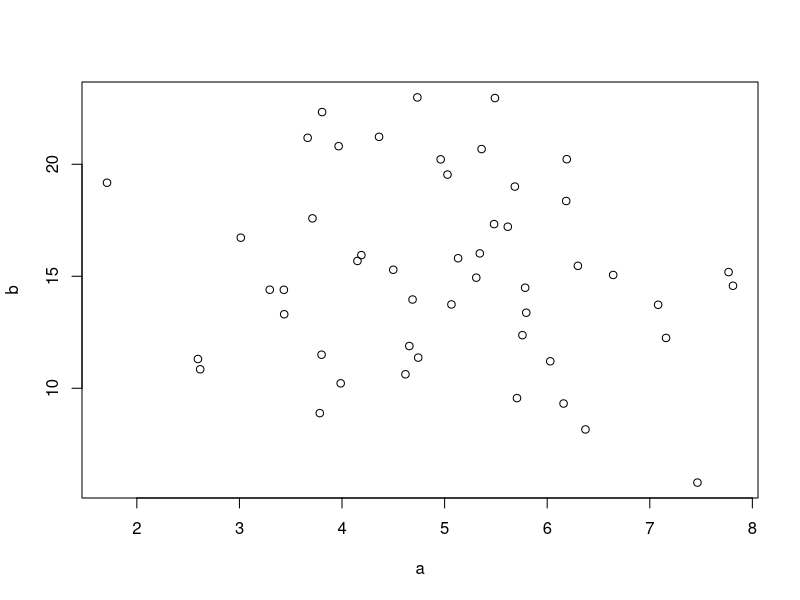
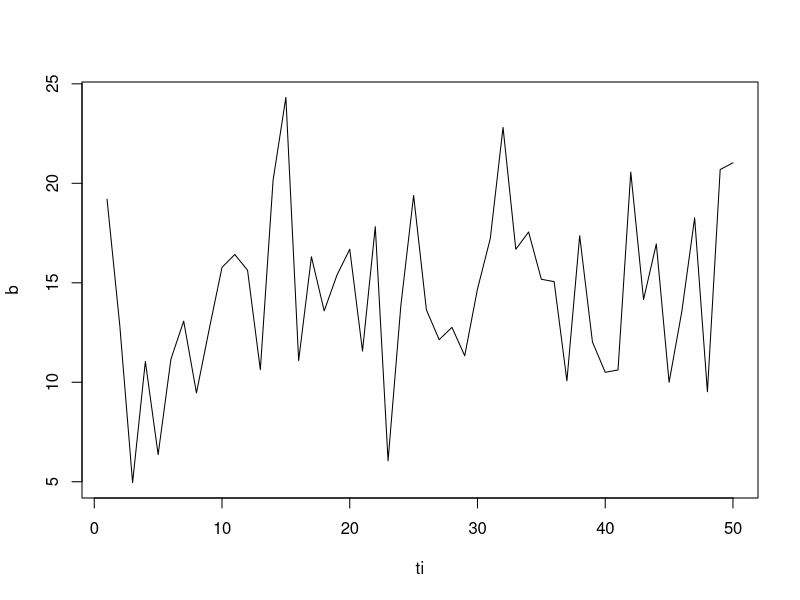
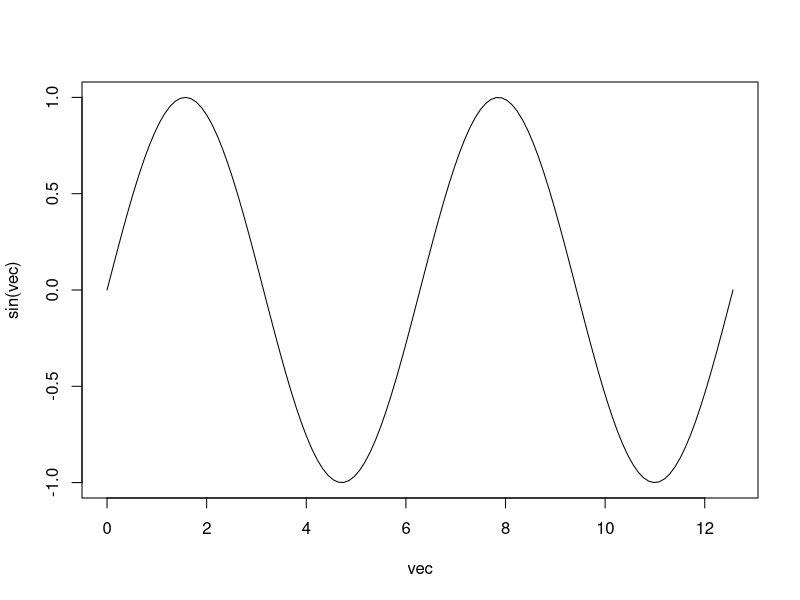
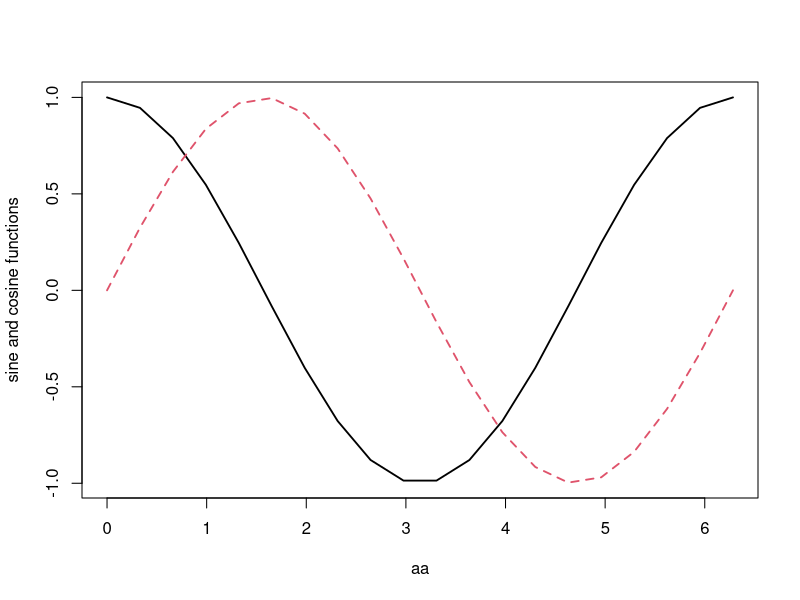
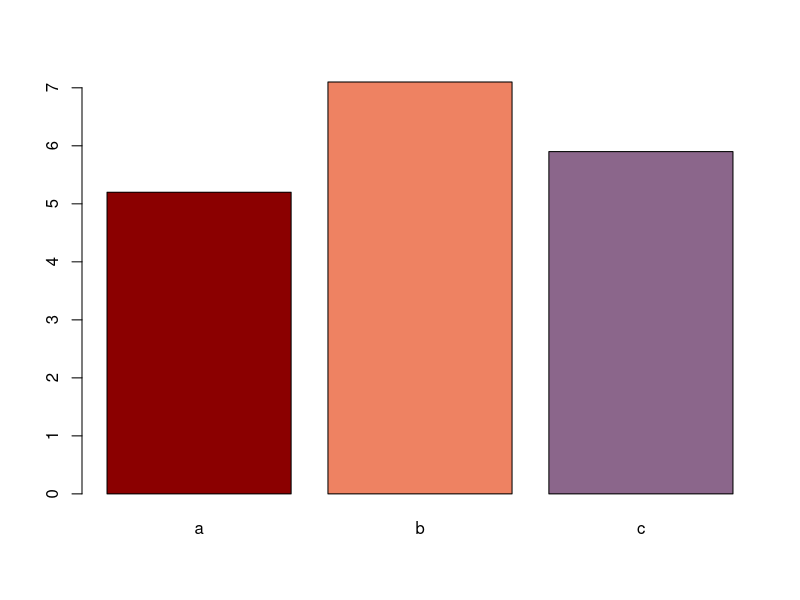
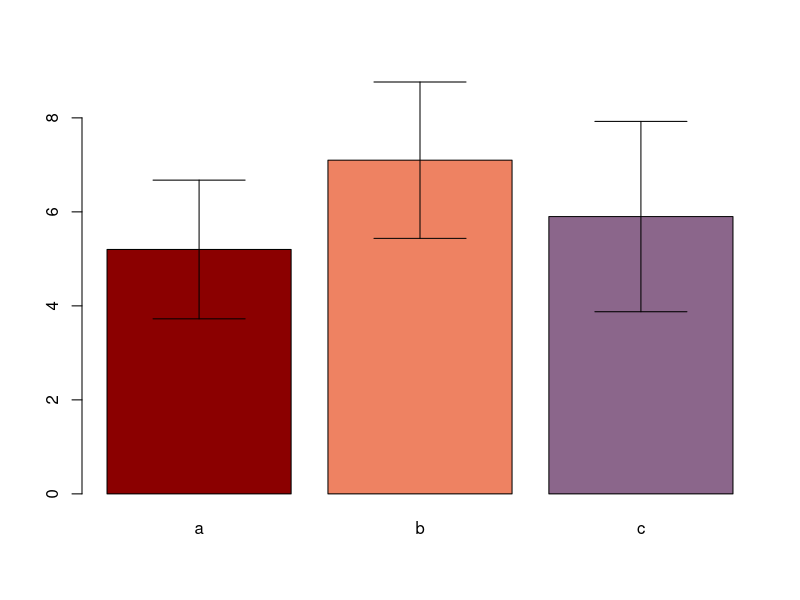
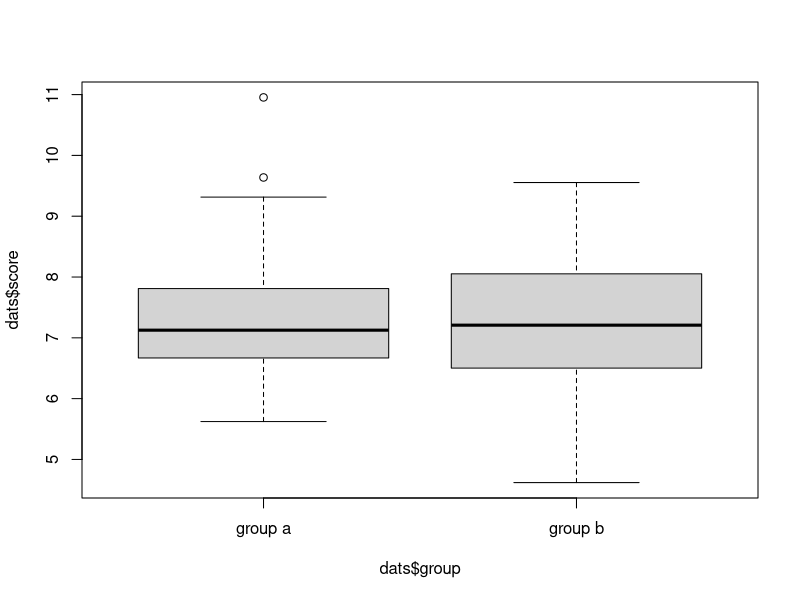
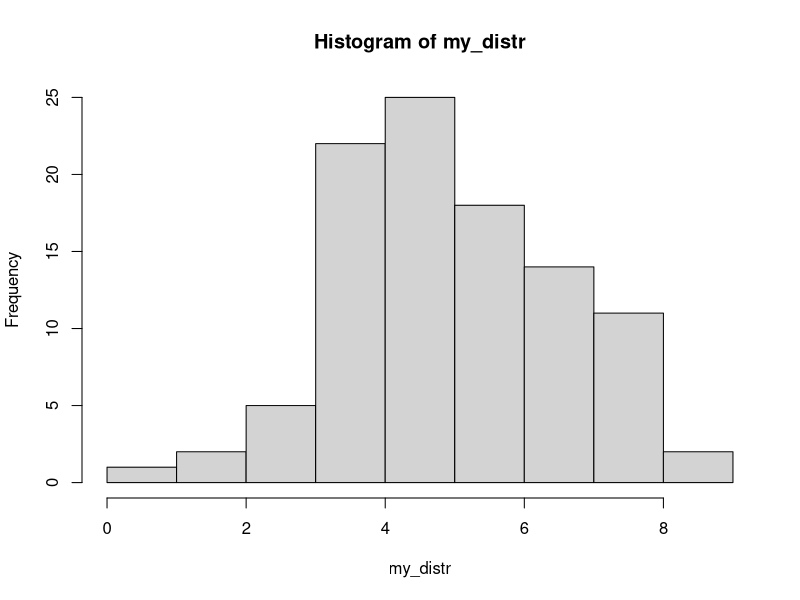

The R source for these figures, in order:
## ---- chunk 1
  a = rnorm(5, 1.6, n=50)
  b = rnorm(15, 4.3, n=50)
## ---- chunk 2
plot(x=a, y=b) ## or for short plot(a, b)
## ---- chunk 3
ti=1:50
b=rnorm(15,4.3,n=50)
plot(ti, b, type='l')
## ---- chunk 4
vec = seq(from=0, to=4*pi, length=120)
plot(vec,sin(vec), type="l")
## ---- chunk 5
a= seq(from=0, to= 2*pi, length=20)
s = sin(a)
c = cos(a)
aa = cbind(a,a) #matrix of hor coord
cs = cbind(c,s) #matrix of vert coord
matplot(x=aa, y=cs, type="l", lwd=1.8, ylab="sine and cosine functions")
## ---- chunk 6
test = read.table("datasets/test.txt", header=TRUE)
## ---- chunk 7
test2 = stack(test)
## ---- chunk 8
head(test2, n=10)
## ---- chunk 9
test_means = tapply(X=test2$values, IND=test2$ind, FUN=mean)
test_sd = tapply(X=test2$values, IND=test2$ind, FUN=sd)
## ---- chunk 10
barplot(test_means, col=c("darkred","salmon2","plum4"))
## ---- chunk 11
library(gplots)
## ---- chunk 12
upper = test_means + (test_sd)
lower = test_means - (test_sd)
## ---- chunk 13
barplot2(test_means,col=c("darkred","salmon2","plum4"),
         plot.ci=TRUE,ci.u=upper,ci.l=lower)
## ---- chunk 14
dats = read.table("datasets/boxplot1.txt", header=TRUE)
boxplot(dats$score~dats$group, names=c("group a", "group b"))
## ---- chunk 15
my_distr = rnorm(100, 5, 1.7)
hist(my_distr)
## ---- chunk 16
stripchart(dats$score~dats$group, method="jitter",
           jitter=0.1, pch=1, vertical=TRUE)
## ---- chunk 17
dats = read.table('datasets/direrr_all.txt', header=T)
levels(dats$congr)[1] = 'c - congruent'
levels(dats$congr)[2] = 'a - inc. goal-directed'
levels(dats$congr)[3] = 'b - inc. no-goal-directed'

interaction.plot(dats$SOA,dats$congr,dats$errors,
                 ylab="Proportion of errors", xlab="SOA",
                 trace.label="Congruency",
                 lty=c("solid","dashed","dotdash"))
## ---- chunk 18
interaction.plot(dats$SOA,dats$congr,dats$errors,
                 ylab="Proportion of errors", xlab="SOA",
                 trace.label="Congruency",
                 lty=c("solid","dashed","dotdash"),
                 type="b",pch=c(0,15,17))
